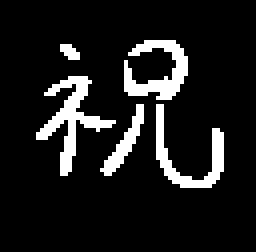
#> input picture input_writing_images-together/input-祝/祝_1.png, 64 x 63 px (shown 4 times larger); its folder holds only this picture in this run
$ python together.py
#> lines starting #> are read from the running program, lines starting #| are printed output that depends on the picture; after the words box and inside, x2 and y2 are one past the last pixel; in counts of white or black regions, pixels touching at a corner belong together
import os
from PIL import Image, ImageDraw

def create_collage(input_folder, output_width, output_height, resolution, rows, columns):
    # 入力画像の読み込み
#> called with input_folder = './input-祝', output_width = 3200, output_height = 2520, resolution = 72, rows = 40, columns = 50
    input_images = []
    for filename in sorted(os.listdir(input_folder)):
        if filename.endswith(".png"):
            image_path = os.path.join(input_folder, filename)
            input_image = Image.open(image_path)
#> input_image is the input picture: PIL image 64x63 RGBA; mean R, G, B, A 28, 28, 28, 255
            input_images.append(input_image)

    # 出力画像の作成
    output_image = Image.new("RGB", (output_width, output_height), "black")
#> output_image: PIL image 3200x2520 RGB; every value is 0
    output_draw = ImageDraw.Draw(output_image)

    # 入力画像の配置（名前順に）
    current_row = 0
    current_column = 0
    current_output = 0

    for input_image in input_images:
        # 入力画像の読み込みとリサイズ
        resized_input = input_image.resize((output_width // columns, output_height // rows), Image.LANCZOS)

        # 出力画像に入力画像を貼り付け
        output_image.paste(resized_input, (current_column * (output_width // columns), current_row * (output_height // rows)))

        # 次の配置位置の計算
        current_column += 1
        if current_column >= columns:
            current_column = 0
            current_row += 1

        # 出力画像が埋まった場合、次の出力画像を作成
        if current_row >= rows:
            current_row = 0
            current_output += 1
            output_image.save(f"output_{current_output}.png")
            output_image = Image.new("RGB", (output_width, output_height), "black")
            output_draw = ImageDraw.Draw(output_image)
#> this loop made 1 pass
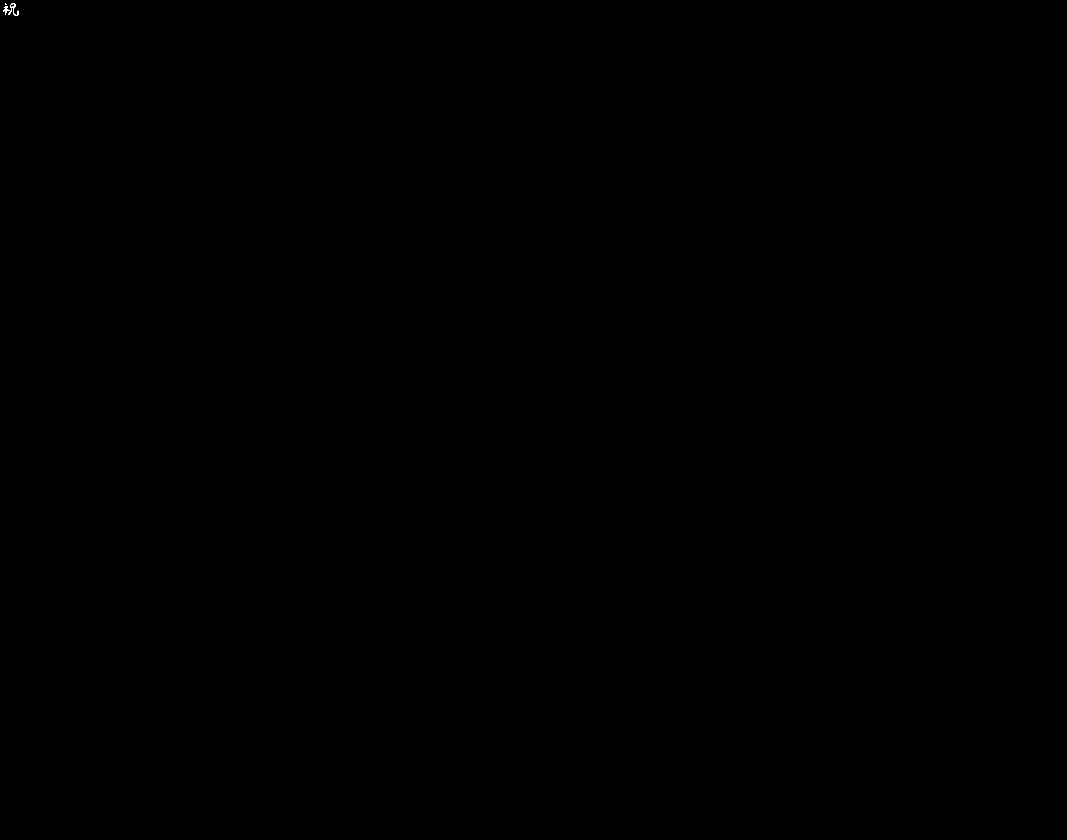
#> output_image: PIL image 3200x2520 RGB (shown at 1/3 size); 0.01% white in thin lines or dots, all inside (x1, y1, x2, y2) = (9, 10, 56, 47)
#> after the loop, current_column = 1; current_output = 0; current_row = 0

    # 余った部分を黒塗り
    output_draw.rectangle([(current_column * (output_width // columns), current_row * (output_height // rows)),
                           ((current_column + 1) * (output_width // columns), (current_row + 1) * (output_height // rows))],
                          fill="black")

    # 出力画像の保存
    current_output += 1
#> current_output = 1
    output_image.save(f"output_{current_output}.png")

# 入力画像のフォルダー
input_folder = "./input-祝"

# 出力画像の設定
output_width = 3200
output_height = 2520
resolution = 72
rows = 40
columns = 50

# コラージュの作成
create_collage(input_folder, output_width, output_height, resolution, rows, columns)
